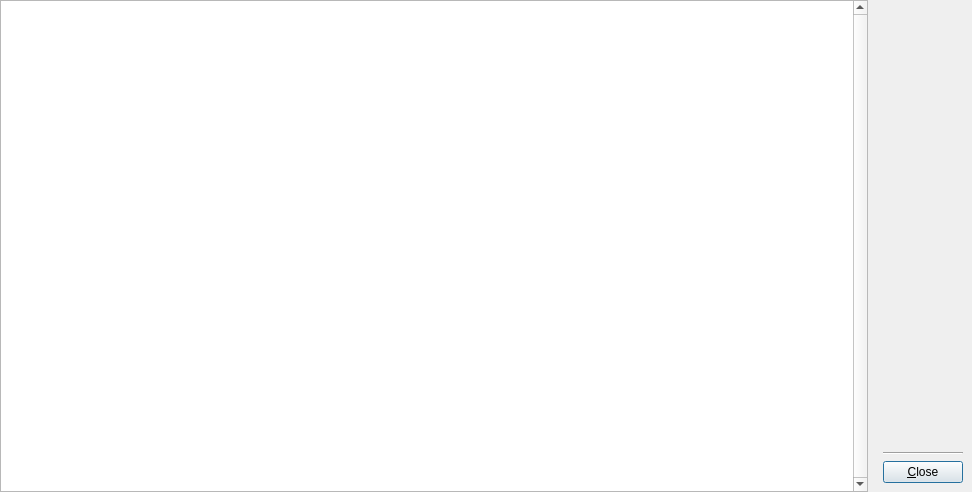
<?xml version="1.0" encoding="UTF-8"?>
<ui version="4.0">
 <class>DlgHistory</class>
 <widget class="QDialog" name="DlgHistory">
  <property name="geometry">
   <rect>
    <x>0</x>
    <y>0</y>
    <width>972</width>
    <height>492</height>
   </rect>
  </property>
  <property name="windowTitle">
   <string>SkauTan: History</string>
  </property>
  <layout class="QHBoxLayout" name="horizontalLayout">
   <property name="leftMargin">
    <number>0</number>
   </property>
   <property name="topMargin">
    <number>0</number>
   </property>
   <property name="rightMargin">
    <number>0</number>
   </property>
   <property name="bottomMargin">
    <number>0</number>
   </property>
   <item>
    <widget class="QTableView" name="tblHistory">
     <property name="contextMenuPolicy">
      <enum>Qt::CustomContextMenu</enum>
     </property>
     <property name="verticalScrollBarPolicy">
      <enum>Qt::ScrollBarAlwaysOn</enum>
     </property>
     <property name="editTriggers">
      <set>QAbstractItemView::NoEditTriggers</set>
     </property>
     <property name="showDropIndicator" stdset="0">
      <bool>false</bool>
     </property>
     <property name="selectionBehavior">
      <enum>QAbstractItemView::SelectRows</enum>
     </property>
     <property name="textElideMode">
      <enum>Qt::ElideMiddle</enum>
     </property>
     <property name="horizontalScrollMode">
      <enum>QAbstractItemView::ScrollPerPixel</enum>
     </property>
     <property name="gridStyle">
      <enum>Qt::DotLine</enum>
     </property>
     <property name="wordWrap">
      <bool>false</bool>
     </property>
     <attribute name="horizontalHeaderHighlightSections">
      <bool>false</bool>
     </attribute>
     <attribute name="horizontalHeaderStretchLastSection">
      <bool>true</bool>
     </attribute>
     <attribute name="verticalHeaderVisible">
      <bool>false</bool>
     </attribute>
     <attribute name="verticalHeaderDefaultSectionSize">
      <number>21</number>
     </attribute>
     <attribute name="verticalHeaderMinimumSectionSize">
      <number>10</number>
     </attribute>
    </widget>
   </item>
   <item>
    <layout class="QVBoxLayout" name="verticalLayout">
     <property name="leftMargin">
      <number>9</number>
     </property>
     <property name="topMargin">
      <number>9</number>
     </property>
     <property name="rightMargin">
      <number>9</number>
     </property>
     <property name="bottomMargin">
      <number>9</number>
     </property>
     <item>
      <spacer name="verticalSpacer">
       <property name="orientation">
        <enum>Qt::Vertical</enum>
       </property>
       <property name="sizeHint" stdset="0">
        <size>
         <width>20</width>
         <height>40</height>
        </size>
       </property>
      </spacer>
     </item>
     <item>
      <widget class="Line" name="line">
       <property name="orientation">
        <enum>Qt::Horizontal</enum>
       </property>
      </widget>
     </item>
     <item>
      <widget class="QPushButton" name="btnClose">
       <property name="text">
        <string>&amp;Close</string>
       </property>
      </widget>
     </item>
    </layout>
   </item>
  </layout>
  <action name="actAppendToPlaylist">
   <property name="text">
    <string>Append to playlist</string>
   </property>
   <property name="toolTip">
    <string>Adds the selected songs to the end of the playlist</string>
   </property>
  </action>
  <action name="actInsertIntoPlaylist">
   <property name="text">
    <string>Insert into playlist</string>
   </property>
   <property name="toolTip">
    <string>Inserts the selected songs into the playlist, after the current selection</string>
   </property>
  </action>
  <action name="actProperties">
   <property name="text">
    <string>Properties...</string>
   </property>
   <property name="toolTip">
    <string>Displays the selected song's properties</string>
   </property>
   <property name="shortcut">
    <string>Alt+3</string>
   </property>
  </action>
 </widget>
 <resources/>
 <connections/>
</ui>
